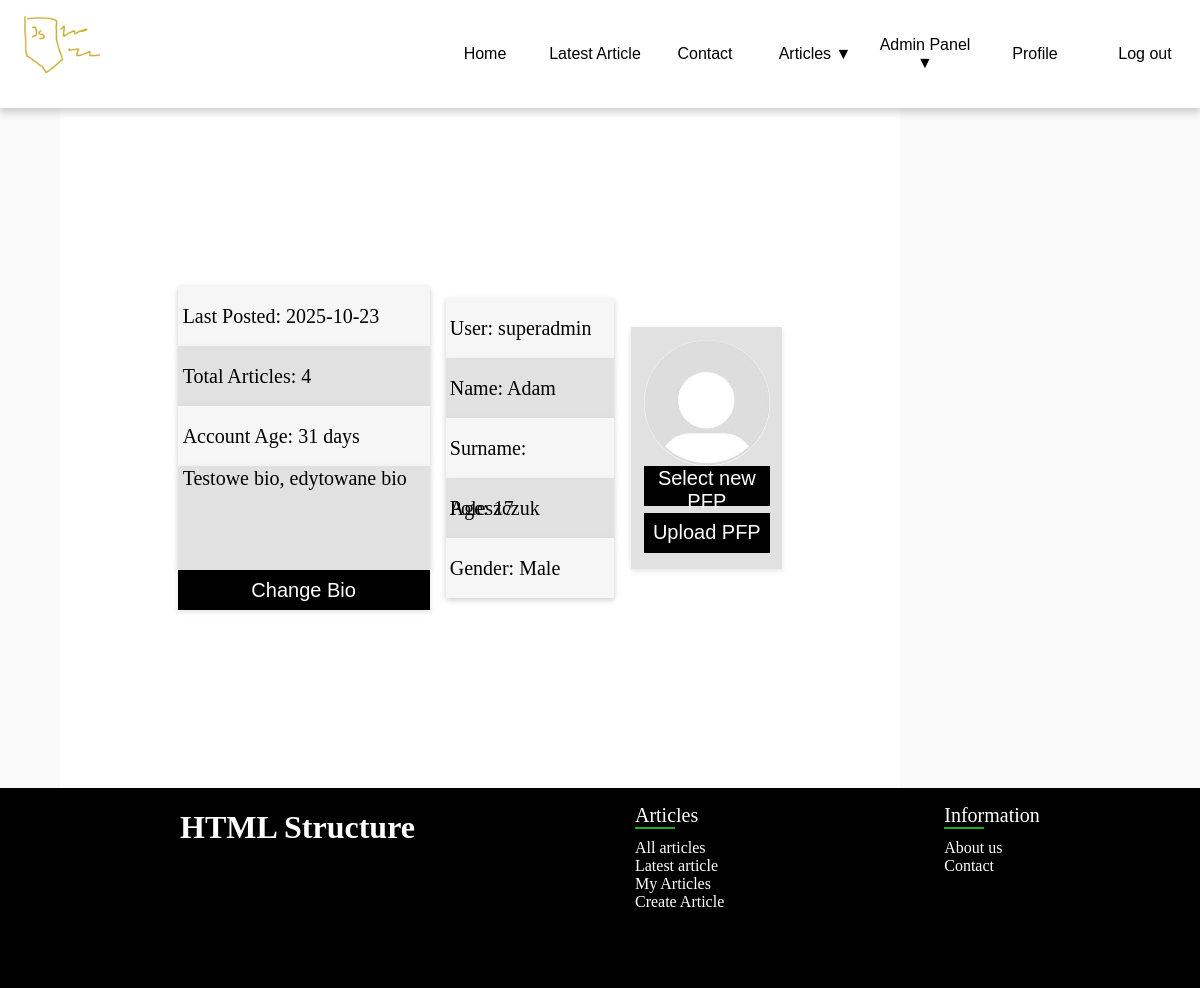
Before: /profile.php (signed in) with the older database file.
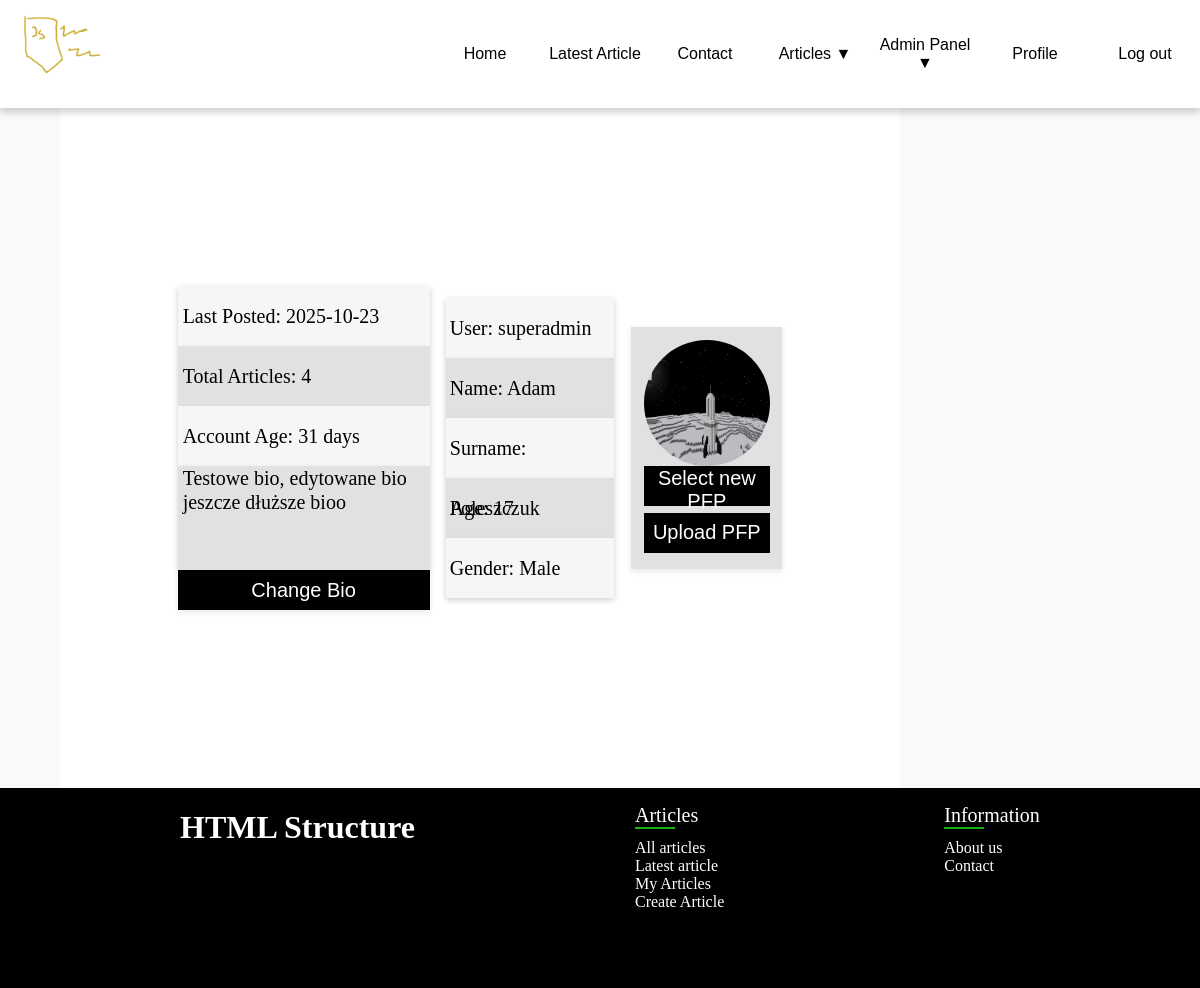
After: the same page with the newer database file.
### tables this page shows
CREATE TABLE `user_data` (
  `userID` int(11) NOT NULL,
  `name` text DEFAULT NULL,
  `surname` text DEFAULT NULL,
  `age` int(11) DEFAULT NULL,
  `gender` varchar(10) DEFAULT NULL,
  `pfp` varchar(255) DEFAULT NULL,
  `dataID` int(11) NOT NULL,
  `bio` text DEFAULT NULL,
  `accAge` datetime DEFAULT NULL
);

CREATE TABLE `users` (
  `id` int(11) NOT NULL,
  `login` text DEFAULT NULL,
  `password` text DEFAULT NULL,
  `role` varchar(10) DEFAULT NULL
);

### profile.php (the view, shortened to what this page needs)
<?php
require('php/connection.php');
include('php/functions.php');
$user = checkSession($con);
if(isset($_GET['mode'])){
    $mode = $_GET['mode'];
}
else{
    $mode = 'none';
}
$query = $con->prepare("SELECT count(*) FROM articles WHERE ownerID = ?");
$query->bind_param("i",$user['id']);
$query->execute();
$articlesCount = $query->get_result()->fetch_row()[0];
$query = $con->prepare("SELECT date FROM articles WHERE ownerID = ? ORDER BY id DESC LIMIT 1");
$query->bind_param("i",$user['id']);
$query->execute();
$lastPosted = $query->get_result()->fetch_row()[0];
$query = $con->prepare("SELECT DATEDIFF(NOW(), accAge) AS accAge FROM user_data WHERE userID = ? LIMIT 1");
$query->bind_param("i",$user['id']);
$query->execute();
$accAge = $query->get_result()->fetch_row()[0];
$role = getRole($user);
?>
<!DOCTYPE html>
<html lang="pl">
<head>
    <link rel="stylesheet" href="style.css">
</head>
<body>
    <?php
    getNav($role);
    ?>
    <div class="container">
        <main class="profile">
                <div id='account'>
                    <div>Last Posted: <?php echo $lastPosted;?></div>
                    <div>Total Articles: <?php echo $articlesCount;?></div>
                    <div>Account Age: <?php echo $accAge;?> days</div>
                    <?php
                    if($mode == 'editbio'){
                    ?>
                        <form method='post' action='profile.php'>
                            <textarea name='bio'><?php echo $user['bio'];?></textarea>
                            <button type="submit">Save bio</button>
                        </form>
                    <?php
                    }
                    else{
                    ?>
                        <div id='bio'><?php echo $user['bio'];?></div>
                        <button onClick="location.href='profile.php?mode=editbio'">Change Bio</button>
                    <?php
                    }
                    ?>
                </div>
                <div id='user'>
                    <?php
                    if($mode == 'edituser'){
                    ?>
                    <?php
                    }
                    else{
                    ?>
                        <div>User: <?php echo $user['login'];?></div>
                        <div>Name: <?php echo $user['name'];?></div>
                        <div>Surname: <?php echo $user['surname'];?></div>
                        <div>Age: <?php echo $user['age']; ?></div>
                        <div>Gender: <?php echo $user['gender'];?></div>
                    <?php
                    }
                    ?>
                </div>
                <aside>
                    <img src="static/pfp/<?php echo $user['pfp']; ?>" alt="Profile picture">
                    <form action='upload.php?upload=profile&old=<?php echo $user['pfp']; ?>' method="POST" enctype="multipart/form-data">
                        <button type="button" onCLick='document.getElementById("upload").click();'>Select new PFP</button>
                        <button type="submit"> Upload PFP</button>
                    </form>
                </aside>
        </main>
    </div>
    <?php
    getFooter($role);
    ?>
</body>
</html>

### php/functions.php (shortened to what this page needs)
<?php
function getNav($role){
    echo "<nav>
        <img id='logo' src='static/logo.png' alt='logo'>
        <div class='nav-buttons'>
            <button onclick=\"location.href='index.php'\">Home</button>
            <button onclick=\"location.href='article.php'\">Latest Article</button>
            <button onclick=\"location.href='contact.php'\">Contact</button>";
    if(isUser($role)){
        echo "<div class='dropdown'>";
            echo "<button class='dropbtn'>Articles ▼</button>";
        echo "</div>";
        if(isAdmin($role)){
            echo "<div class='dropdown'>";
            echo "<button class='dropbtn'>Admin Panel ▼</button>";
        echo "</div>";
        }
        echo "<button onclick=\"location.href='profile.php'\">Profile</button>";
        echo "<button onclick=\"location.href='logout.php'\">Log out</button>";
    }
    else{
        echo "<button onclick=\"location.href='login.php'\">Log in</button>";
    }
    echo "</div>
        <img id='hamburger' src='static/hamburger.png' alt='hamburger'>
        <img id='x' src='static/x.png' alt='x'>
        </nav>";
}
function getFooter($role){
    echo "<footer>
        <h1>HTML Structure</h1>
        <ul>
            <li>Articles</li>
            <li><span></span></li>
            <li><a href='index.php'>All articles</a></li>
            <li><a href='article.php'>Latest article</a></li>
            ";
    if(isUser($role)){
        echo "<li><a href='myarticles.php'>My Articles</a></li>
              <li><a href='managearticle.php'>Create Article</a></li>";
    }
    echo "</ul>
        <ul>
            <li>Information</li>
            <li><span></span></li>
            <li><a href='#'>About us</a></li>
            <li><a href='contact.php'>Contact</a></li>
        </ul>
    </footer>
    <button onclick=\"scrollToTop()\" id=\"scroll\" style=\"display: none\">↑</button>
    <script src=\"script.js\"></script>";
}
function checkSession($con){
    if(isset($_SESSION["userID"])){
        $id = $_SESSION["userID"];
        $query = $con->prepare("SELECT * FROM users u INNER JOIN user_data ud ON ud.userID = u.id  WHERE u.id = ? LIMIT 1");
        $query->bind_param("i", $id);
        $query->execute();
        $result = $query->get_result();
        if($result && mysqli_num_rows($result) > 0){
            return $result->fetch_assoc();
        }
    }
}
function isAdmin($role){
    return $role == "admin" ||  isSuperAdmin($role);
}
function isSuperAdmin($role){
    return $role == "superadmin";
}
function isUser($role){
    return $role == 'user' || isAdmin($role);
}

### style.css (style rules this page uses)
html,body { margin: 0; padding: 0; width: 100%; scrollbar-width: none; -ms-overflow-style: none; scroll-behavior: smooth; }
.container { width: 100%; display: flex; flex-direction: column; flex-wrap: wrap; background-color: #f9f9f9; }
main { min-height: 85vh; margin-left: 5%; display: flex; flex-direction: column; flex-wrap: wrap; align-content: space-around; align-items: center; }
.profile { width: 70%; background-color: white; font-size: 20px; display: flex; flex-direction: row; justify-content: center; }
.profile div { box-shadow: 0 2px 6px rgba(0,0,0,0.1); width: 20%; margin-right: 2%; }
.profile #account { width: 30%; }
.profile div div { padding-left: 2%; height: 3em; width: 98%; line-height: 3em; }
.profile #account #bio { height: 13vh; line-height: 1.2em; }
.profile div div:nth-child(even) { background-color: #e1e1e1; }
.profile div div:nth-child(odd) { background-color: #f6f6f6; }
.profile button { width: 100%; border:none; cursor: pointer; transition: 0.3s ease; background-color: black; color: white; height: 5vh; font-size: 20px; }
.profile aside { display: flex; flex-direction: column; width: 15%; background-color: #e1e1e1; box-shadow: 0 2px 6px rgba(0,0,0,0.1); align-items: center; padding: 1.5%; }
.profile aside button { margin-bottom: 3%; }
.profile img { border-radius: 50%; width: 100%; aspect-ratio: 1 / 1; object-fit: cover; }
ul { margin-left: 15%; list-style-type: none; }
footer { height: 25vh; width: 100%; background-color: rgb(0, 0, 0); color: white; display: flex; align-content: center; }
footer>ul li:first-child { font-size: 20px; }
footer span { display: block; width: 40px; height: 2px; margin-bottom: 10px; background-color: rgb(24, 177, 24); }
footer a { text-decoration: none; color: white; transition: ease-in-out 0.5s; }
footer h1 { margin-left: 15%; }
nav { display: flex; padding: 0; position: sticky; top: 0; z-index: 9999; background-color: white; box-shadow: 0px 4px 8px 0px rgba(0,0,0,0.2); }
.dropdown { position: relative; display: inline-block; height: auto; width: 10%; }
#logo { height: 100px; width: 100px; }
.nav-buttons { display: flex; flex-direction: row; justify-content: flex-end; align-items: center; width: 100%; height: auto; background-color: white; }
.nav-buttons button { border: none; color: #000; font-size: 16px; cursor: pointer; transition: background-color 0.3s ease, border 0.1s ease; }
.nav-buttons > button { background-color: transparent; width: 10%; height: 13.5vh; }
.dropbtn { background-color: transparent; width: 100%; height: 13.5vh; }

Changed rows visible on the page:
changed user_data "Adam": bio "Testowe bio, edytowane bio" → "Testowe bio, edytowane bio jeszcze dłuższe bioo"; pfp: picture added in place of a placeholder
